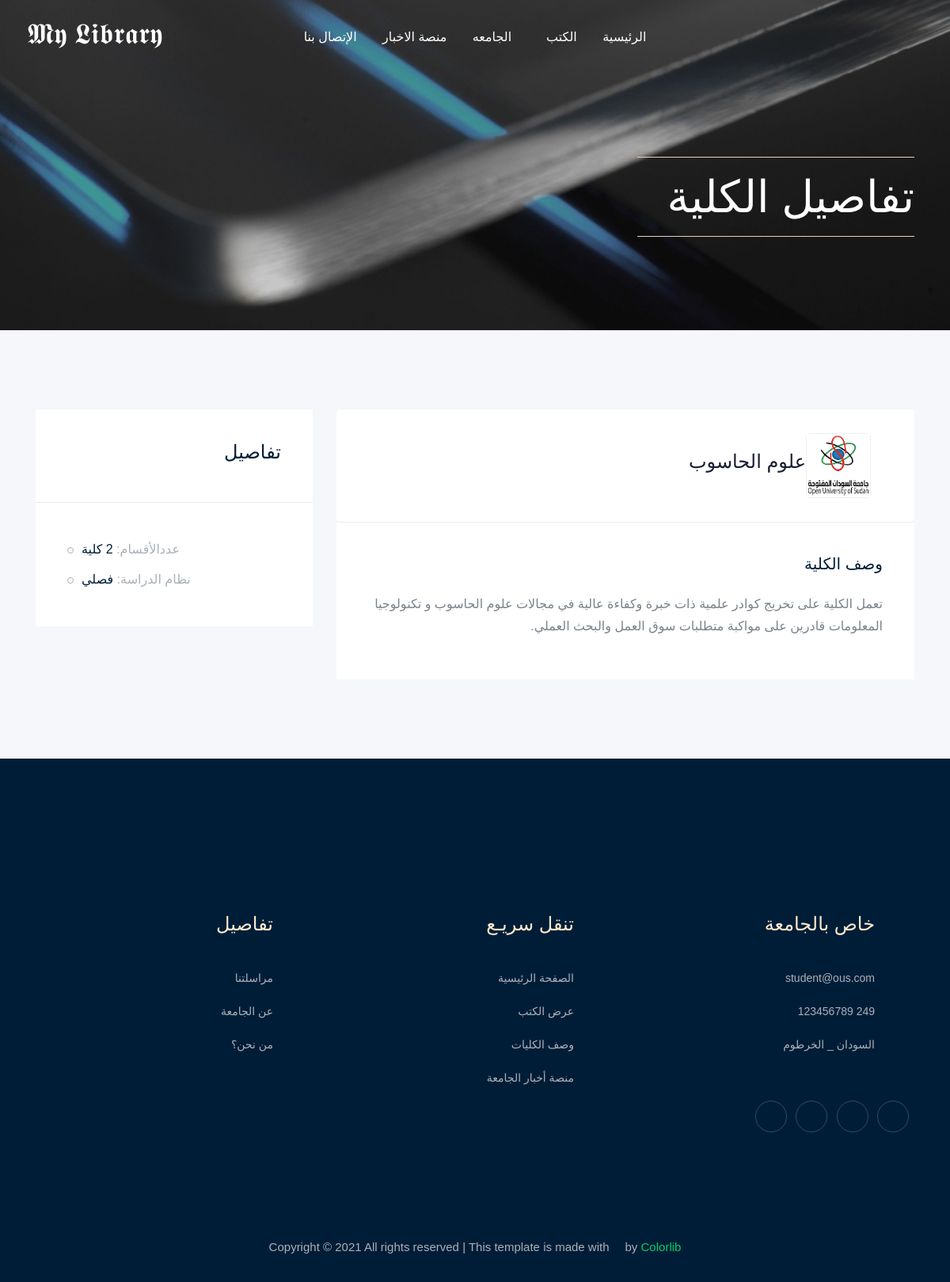
The page /college/1 on the database as committed earlier.
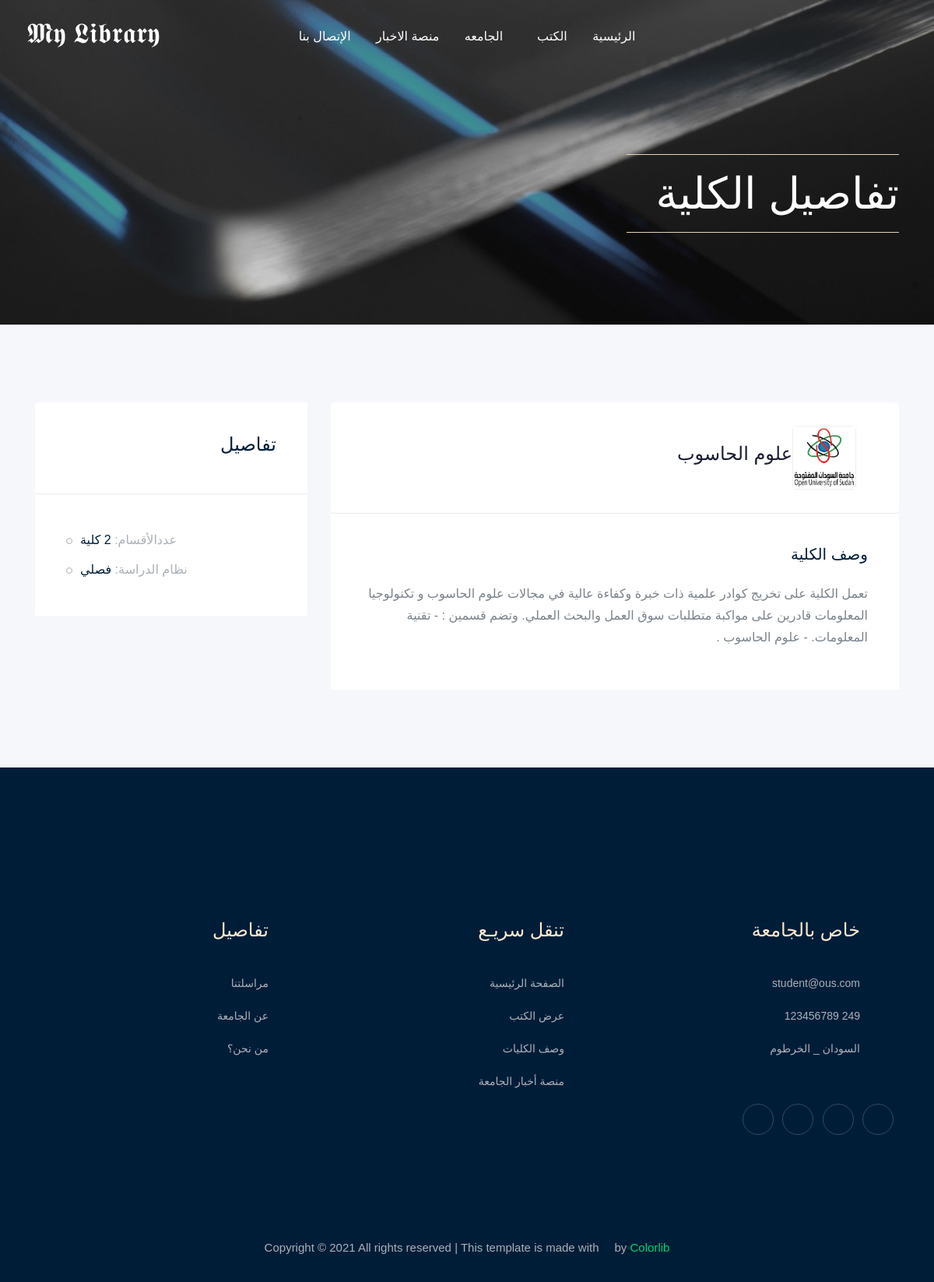
The same page on the database as committed later.
### college/models.py (models this page shows, shortened)
class College(models.Model):
    CLtitle = models.CharField(max_length=200, verbose_name=_('اسم الكلية'))
    CLdescrip = models.TextField(max_length=1000, verbose_name=_('وصف الكلية'))
    CLdepart = models.CharField(max_length=200,
                                choices=SECTION,
                                verbose_name=_("عدد الأقسام"))

### college/views.py (the view)
# urls.py: path('college/<int:id>', views.college_det, name='college_detail'),
def college_det(request, id):
    college_det = College.objects.get(id=id)
    colleges_list = College.objects.all()
    context = {'college_det': college_det, 'colleges_list': colleges_list}
    return render(request, 'college/college_det.html', context)

### college/templates/college/college_det.html
{% extends 'index.html' %}
{% load static %}
{% block my_code %}
<div class="right">
    <div class="bradcam_area bradcam_bg_1">
        <div class="container">
            <div class="row">
                <div class="col-xl-4">
                    <div class=" bradcam_text">
                        <hr style="background-color: blanchedalmond;">
                        <h3 style="text-align: right;" class="wow fadeInLeft" data-wow-duration="2.5s"
                            data-wow-delay=".5s">تفاصيل الكلية</h3>
                        <hr style="background-color: blanchedalmond;">
                    </div>
                </div>
            </div>
        </div>
    </div>
    <div class="job_details_area">
        <div class="container">
            <div class="row">
                <div class="col-lg-8">
                    <div class="job_details_header">
                        <div class="single_jobs white-bg d-flex justify-content-between">
                            <div class="jobs_left d-flex align-items-center">
                                <div class="thumb">
                                    <img style="
                                                width: 80px;
                                                height: 80px;
                                                margin-right: -15px;
                                                margin-top: -15px;" src="{% static 'pdf/Books/cover_ous.png' %}"
                                        alt="">
                                </div>
                                <div class="jobs_conetent">
                                    <h4>{{college_det.CLtitle}}</h4>
                                </div>
                            </div>
                        </div>
                    </div>
                    <div class="descript_wrap white-bg">
                        <div class="single_wrap">
                            <h4 style="text-align: right;">وصف الكلية</h4>
                            <p style="text-align: right;"> {{college_det.CLdescrip}}</p>
                        </div>
                    </div>
                </div>
                <div class="col-lg-4">
                    <div class="job_sumary">
                        <div class="summery_header">
                            <h3 style="text-align: right;">تفاصيل</h3>
                        </div>
                        <div class="job_content">
                            <ul style="text-align: right;">
                                <li style="text-align: left;">عددالأقسام: <span>{{college_det.CLdepart}} كلية</span>
                                </li>
                                <li style="text-align: left;">نظام الدراسة: <span>فصلي</span></li>
                            </ul>
                        </div>
                    </div>
                </div>
            </div>
        </div>
    </div>
</div>
{% endblock my_code %}

### templates/index.html (shortened to what this page needs)
{% load static %}
<!doctype html>
<html class="no-js" lang="zxx">
<head>
    <link rel="stylesheet" href="{% static 'css/bootstrap.min.css' %}">
    <link rel="stylesheet" href="{% static  'css/owl.carousel.min.css' %}">
    <link rel="stylesheet" href="{% static  'css/magnific-popup.css' %}">
    <link rel="stylesheet" href="{% static  'css/font-awesome.min.css' %}">
    <link rel="stylesheet" href="{% static  'css/themify-icons.css' %}">
    <link rel="stylesheet" href="{% static  'css/nice-select.css' %}">
    <link rel="stylesheet" href="{% static  'css/flaticon.css' %}">
    <link rel="stylesheet" href="{% static  'css/gijgo.css' %}">
    <link rel="stylesheet" href="{% static  'css/animate.min.css' %}">
    <link rel="stylesheet" href="{% static  'css/slicknav.css' %}">
    <link rel="stylesheet" href="{% static 'css/style.css' %}">
</head>
<header>
    <div class="header-area ">
        <div id="sticky-header" class="main-header-area">
            <div class="container-fluid ">
                <div class="header_bottom_border">
                    <div class="row align-items-center">
                        <div class="col-xl-3 col-lg-2">
                            <div class="logo">
                                <a href="/home">
                                    <h1 style="color: rgb(255, 255, 255);">𝕸𝖞 𝕷𝖎𝖇𝖗𝖆𝖗𝖞</h1>
                                </a>
                            </div>
                        </div>
                        <div class="col-xl-6 col-lg-7">
                            <div class="main-menu  d-none d-lg-block">
                                <nav>
                                    <ul id="navigation">
                                        <li><a href="/contact">الإتصال بنا</a></li>
                                        <li><a href="/blogs">منصة الاخبار</a> </li>
                                        <li><a href="#">الجامعه <i class="ti-angle-down"></i></a>
                                        </li>
                                        <li><a href="/books">الكتب </a></li>
                                        <li><a href="/home">الرئيسية</a></li>
                                    </ul>
                                </nav>
                            </div>
                        </div>
                        <div class="col-12">
                        </div>
                    </div>
                </div>
            </div>
        </div>
    </div>
</header>
<body>
    {% block my_code %}
    {% endblock my_code %}
    <div class="right">
        <footer class="footer">
            <div class="footer_top">
                <div class="container">
                    <div class="row">
                        <div class="col-xl-4 col-md-6 col-lg-4">
                            <div class="footer_widget wow fadeInUp" data-wow-duration="1s" data-wow-delay=".3s">
                                <ul style="margin: 50px;">
                                    <h3 style="color: blanchedalmond;"> خاص بالجامعة </h3>
                                    <br>
                                    <li>student@ous.com<i style="padding-right: 10px;" class="fa fa-envelope"> </i></li>
                                    <li>249 123456789<i style="padding-right: 30px;" class="fa fa-mobile-phone"> </i>
                                    </li>
                                    <li> السودان _ الخرطوم <i style="padding-right:  5px; ;"
                                            class="fa fa-location-arrow">
                                        </i></li>
                                </ul>
                                <div class="socail_links">
                                    <ul>
                                        <li>
                                            <a href="#">
                                                <i class="ti-facebook"></i>
                                            </a>
                                        </li>
                                        <li>
                                            <a href="#">
                                                <i class="fa fa-google-plus"></i>
                                            </a>
                                        </li>
                                        <li>
                                            <a href="#">
                                                <i class="fa fa-twitter"></i>
                                            </a>
                                        </li>
                                        <li>
                                            <a href="#">
                                                <i class="fa fa-instagram"></i>
                                            </a>
                                        </li>
                                    </ul>
                                </div>
                            </div>
                        </div>
                        <div class="col-xl-4 col-md-6 col-lg-4">
                            <div class="footer_widget wow fadeInUp" data-wow-duration="1.1s" data-wow-delay=".4s">
                                <ul style="margin: 50px ;">
                                    <h3 style="color: blanchedalmond;"> تنقل سريـع </h3>
                                    <br>
                                    <li><a href="/home"> الصفحة الرئيسية</a></li>
                                    <li><a href="/book"> عرض الكتب </a></li>
                                    <li><a href="/college"> وصف الكليات</a></li>
                                    <li><a href="/blog">منصة أخبار الجامعة</a></li>
                                </ul>
                            </div>
                        </div>
                        <div class="col-xl-4 col-md-6 col-lg-4">
                            <div class="footer_widget wow fadeInUp" data-wow-duration="1.2s" data-wow-delay=".5s">
                                <ul style="margin: 50px;">
                                    <h3 style="color: blanchedalmond;"> تفاصيل </h3>
                                    <br>
                                    <li><a href="/contact">مراسلتنا</a></li>
                                    <li><a href="/home">عن الجامعة</a></li>
                                    <li><a href="/home">من نحن؟</a></li>
                                </ul>
                            </div>
                        </div>
                    </div>
                </div>
            </div>
            <div class="copy-right_text wow fadeInUp" data-wow-duration="1.4s" data-wow-delay=".3s">
                <div class="container">
                    <div class="row">
                        <div class="col-xl-12">
                            <p class="copy_right text-center">
                                Copyright &copy;
                                <script>document.write(new Date().getFullYear());</script> All rights reserved | This
                                template is made with <i class="fa fa-heart-o" aria-hidden="true"></i> by <a
                                    href="https://colorlib.com" target="_blank">Colorlib</a>
                            </p>
                        </div>
                    </div>
                </div>
            </div>
        </footer>
    </div>
</body>
</html>

Rows that differ between the two databases and show on the page:
changed College "علوم الحاسوب": CLdescrip "تعمل الكلية على تخريج كوادر علمية ذات خبرة وكفاءة عالية في مجالات علوم الحاسوب و تكنولوجيا المعلومات قادرين على مواكبة متطلبات سوق العمل والبحث العملي." → "…سوق العمل والبحث العملي. وتضم قسمين : - تقنية المعلومات. - علوم الحاسوب ."
